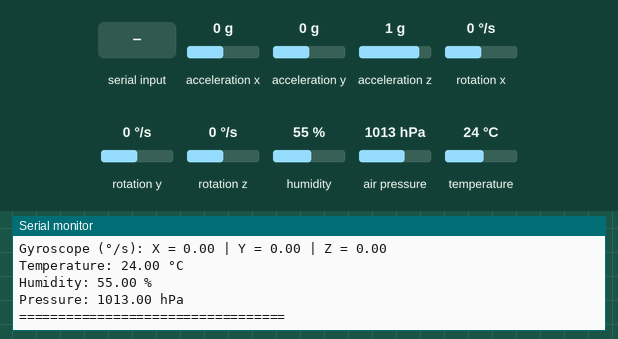
This sketch was run on a simulated Arduino Mega 2560, built for the host (arithmetic inside an expression is 32-bit, double 64-bit). Parts: the last lines printed to the serial monitor. Inputs (shaded band) come from the test bench; at power-on: acceleration x 0 g, acceleration y 0 g, acceleration z 1 g, rotation x 0 °/s, rotation y 0 °/s, rotation z 0 °/s, humidity 55 %, air pressure 1013 hPa, temperature 24 °C.

Above: at 3.2 s.
3.3 s: "1" received over the second serial link
8.8 s: acceleration x set to -1.4 g
11.7 s: acceleration y set to -1.4 g
At 12.64 s:
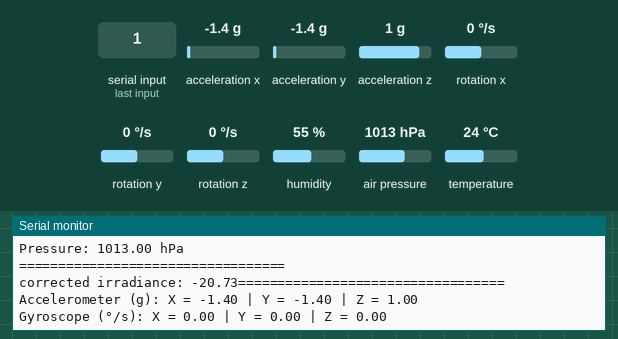
14.6 s: acceleration z set to -1.4 g
At 15.5 s:
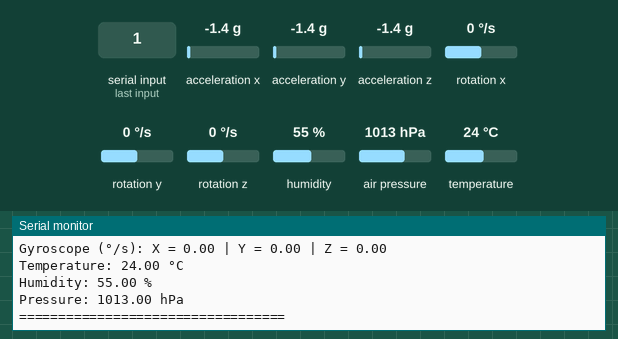
17.5 s: rotation x set to -192 °/s
At 17.93 s:
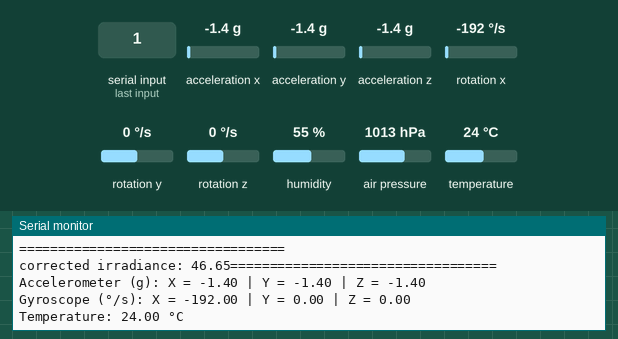
20.4 s: "0" received over the second serial link
Timing chart, 0 to 23.4 s (numbered marks = the images above; inputs shaded):
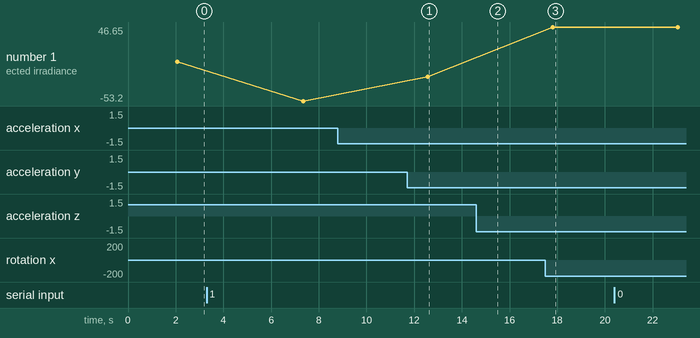

Measured:
- after the input at 11.7 s, the serial monitor: prints a new line after 0.88 s (image 1)
- after the input at 17.5 s, the serial monitor: prints a new line after 0.31 s (image 3)
- plotted number 1: 0 → -53.2 after the input at 3.3 s, -53.2 → -20.73 after the input at 11.7 s, -20.73 → 46.65 after the input at 17.5 s, 46.65 → 46.4 after the input at 20.4 s

The sketch:

bme_mpu_fin.ino
```cpp
#include <Wire.h>
#include <MPU6050.h>
#include <Adafruit_Sensor.h>
#include <Adafruit_BME280.h>

// Create MPU6050 and BME280 objects
MPU6050 mpu;            // I2C address: 0x68
Adafruit_BME280 bme;    // I2C address: 0x76 or 0x77 (depending on your setup)

byte message[] = {0x01, 0x03, 0x00, 0x00, 0x00, 0x01, 0x84, 0x0A}; // Trame MODBUS pour interroger le pyrano

float rollEst = 0, pitchEst = 0; // Estimated roll and pitch using complementary filter
float rollAcc, pitchAcc; // Accelerometer-based roll and pitch
float alpha = 0.05; // Complementary filter factor
float light;

void setup() {
  Serial1.begin(4800);
  Serial.begin(9600);
  Serial.println("Test_Pyranomètre_OK 21.11.2024");

  delay(2000);  // Allow some time for the serial monitor to initialize

  // Initialize I2C communication
  Wire1.begin();

  // Initialize MPU6050
  Serial.println("Initializing MPU6050...");
  mpu.initialize();
  if (!mpu.testConnection()) {
    Serial.println("Could not find a valid MPU6050 sensor, check wiring!");
    while (1);  // Halt program if sensor not found
  }
  Serial.println("MPU6050 initialized successfully!");

  // Initialize BME280
  Serial.println("Initializing BME280...");
  if (!bme.begin(0x76)) {  // Use 0x76 or 0x77 depending on your wiring
    Serial.println("Could not find a valid BME280 sensor, check wiring!");
    while (1);  // Halt program if sensor not found
  }
  Serial.println("BME280 initialized successfully!");
}

void myTimerEvent(){
Serial1.write(message, sizeof(message)); //interrogation
    delay(10);
        if(Serial1.available()){
           (Serial1.read(), HEX); //lecture des 3 premiers octets de la réponse, quick and dirty, sans intérêts
           (Serial1.read(), HEX);
           (Serial1.read(), HEX);
            light = (256 * (Serial1.read())) + (Serial1.read()); //voilà les deux octets qui m'intéressent
            light = light * 0.207; // conversion µmol/sm2 -> w/m2
              Serial.println(light);
           (Serial1.read(), HEX); //2 octets de checksum, ranapéter
           (Serial1.read(), HEX);
        }
}

void loop() {

  myTimerEvent();
  static unsigned long prevTime = millis();
  unsigned long currTime = millis();
  float deltaTime = (currTime - prevTime) / 1000.0;
  prevTime = currTime;

  // Read MPU6050 data (acceleration and gyroscope)
  int16_t ax, ay, az;
  int16_t gx, gy, gz;
  mpu.getAcceleration(&ax, &ay, &az);
  mpu.getRotation(&gx, &gy, &gz);

  // Convert MPU6050 data to meaningful units
  float ax_g = ax / 16384.0;  // Accelerometer values in g (assuming full-scale range = ±2g)
  float ay_g = ay / 16384.0;
  float az_g = az / 16384.0;
  float gx_dps = gx / 131.0;  // Gyroscope values in degrees per second (assuming full-scale range = ±250°/s)
  float gy_dps = gy / 131.0;
  float gz_dps = gz / 131.0;

  // Calculate accelerometer pitch and roll
  pitchAcc = atan2(-ax, sqrt(ay * ay + az * az)) * 180.0 / PI;
  rollAcc = atan2(ay, az) * 180.0 / PI;
  pitchEst = pitchAcc;
  rollEst = rollAcc;
  // Calculate pitch and roll using complementary filter
  float gyroPitchRate = gx / 131.0; // Convert gyro rate to deg/s (adjust based on sensitivity)
  float gyroRollRate = gy / 131.0;  // Same as above

  pitchEst = alpha * pitchAcc + (1 - alpha) * (pitchEst + gyroPitchRate * deltaTime);
  rollEst = alpha * rollAcc + (1 - alpha) * (rollEst + gyroRollRate * deltaTime);

  // Calculate effective tilt angle (theta)
  float theta = sqrt(pitchEst * pitchEst + rollEst * rollEst);

  // Correct irradiance using tilt angle
  float correctedIrradiance = light * cos(theta * PI / 180.0); // Convert theta to radians

  // Read BME280 data (temperature, humidity, and pressure)
  float temperature = bme.readTemperature();  // Temperature in Celsius
  float humidity = bme.readHumidity();        // Humidity as a percentage
  float pressure = bme.readPressure() / 100.0F;  // Pressure in hPa

  Serial.print("corrected irradiance: ");
  Serial.print(correctedIrradiance);
  // Output data to the serial monitor
  Serial.println("==================================");

  // Print MPU6050 data
  Serial.print("Accelerometer (g): X = ");
  Serial.print(ax_g);
  Serial.print(" | Y = ");
  Serial.print(ay_g);
  Serial.print(" | Z = ");
  Serial.println(az_g);

  Serial.print("Gyroscope (°/s): X = ");
  Serial.print(gx_dps);
  Serial.print(" | Y = ");
  Serial.print(gy_dps);
  Serial.print(" | Z = ");
  Serial.println(gz_dps);

  // Print BME280 data
  Serial.print("Temperature: ");
  Serial.print(temperature);
  Serial.println(" °C");

  Serial.print("Humidity: ");
  Serial.print(humidity);
  Serial.println(" %");

  Serial.print("Pressure: ");
  Serial.print(pressure);
  Serial.println(" hPa");

  Serial.println("==================================");

  delay(5000); // Delay for readability (5 second)
}
```
